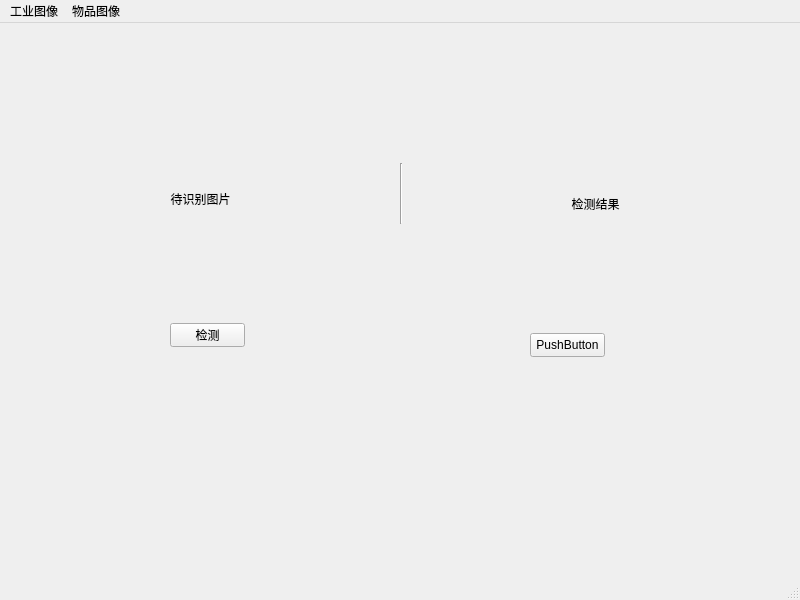
<?xml version="1.0" encoding="UTF-8"?>
<ui version="4.0">
 <class>MainWindow</class>
 <widget class="QMainWindow" name="MainWindow">
  <property name="geometry">
   <rect>
    <x>0</x>
    <y>0</y>
    <width>800</width>
    <height>600</height>
   </rect>
  </property>
  <property name="windowTitle">
   <string>MainWindow</string>
  </property>
  <widget class="QWidget" name="centralwidget">
   <widget class="QLabel" name="input">
    <property name="geometry">
     <rect>
      <x>30</x>
      <y>60</y>
      <width>341</width>
      <height>231</height>
     </rect>
    </property>
    <property name="text">
     <string>待识别图片</string>
    </property>
    <property name="scaledContents">
     <bool>true</bool>
    </property>
    <property name="alignment">
     <set>Qt::AlignCenter</set>
    </property>
   </widget>
   <widget class="QLabel" name="output">
    <property name="geometry">
     <rect>
      <x>430</x>
      <y>70</y>
      <width>331</width>
      <height>221</height>
     </rect>
    </property>
    <property name="text">
     <string>检测结果</string>
    </property>
    <property name="scaledContents">
     <bool>true</bool>
    </property>
    <property name="alignment">
     <set>Qt::AlignCenter</set>
    </property>
   </widget>
   <widget class="Line" name="line">
    <property name="geometry">
     <rect>
      <x>400</x>
      <y>140</y>
      <width>3</width>
      <height>61</height>
     </rect>
    </property>
    <property name="orientation">
     <enum>Qt::Vertical</enum>
    </property>
   </widget>
   <widget class="QPushButton" name="detect">
    <property name="geometry">
     <rect>
      <x>170</x>
      <y>300</y>
      <width>75</width>
      <height>24</height>
     </rect>
    </property>
    <property name="text">
     <string>检测</string>
    </property>
   </widget>
   <widget class="QPushButton" name="pushButton_2">
    <property name="geometry">
     <rect>
      <x>530</x>
      <y>310</y>
      <width>75</width>
      <height>24</height>
     </rect>
    </property>
    <property name="text">
     <string>PushButton</string>
    </property>
   </widget>
  </widget>
  <widget class="QMenuBar" name="menubar">
   <property name="geometry">
    <rect>
     <x>0</x>
     <y>0</y>
     <width>800</width>
     <height>22</height>
    </rect>
   </property>
   <widget class="QMenu" name="menu">
    <property name="title">
     <string>工业图像</string>
    </property>
   </widget>
   <widget class="QMenu" name="menu_2">
    <property name="title">
     <string>物品图像</string>
    </property>
   </widget>
   <addaction name="menu"/>
   <addaction name="menu_2"/>
  </widget>
  <widget class="QStatusBar" name="statusbar"/>
 </widget>
 <resources/>
 <connections/>
</ui>
